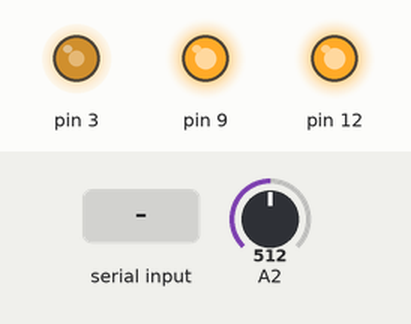
Recording of a sketch running on a simulated Arduino Uno, built with avr-gcc and run on an emulated ATmega328P. On the bench: output pins drawn as LEDs (lit = HIGH). The inputs (shaded band) are chosen by the test bench; at power-on: A2 = 512.

Above: at 1.2 s.
1.3 s: "0;" received over Serial
At 2.1 s:
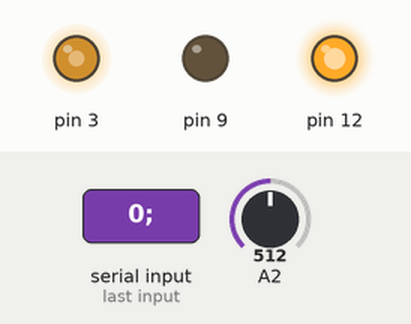
2.8 s: A2 set to 0
At 3.2 s:
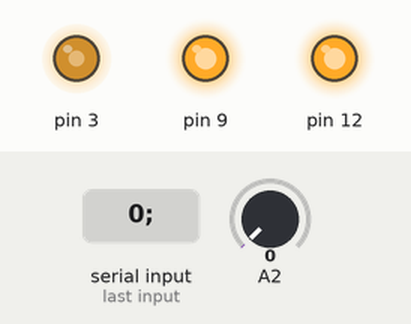
4.3 s: "1;" received over Serial
At 5.5 s:
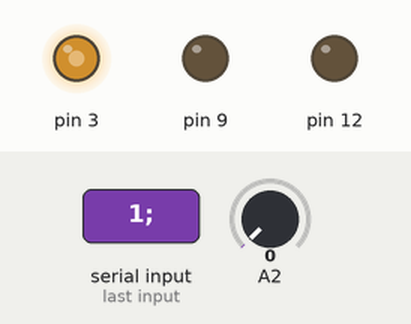
5.8 s: A2 set to 122
At 6.7 s:
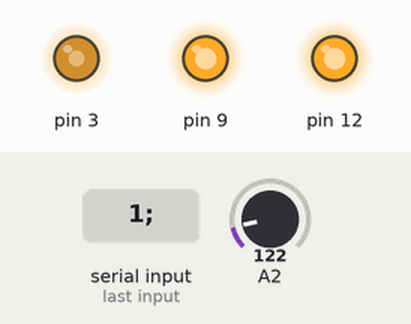
Timing chart, 0 to 8.3 s (numbered marks = the images above; inputs shaded):
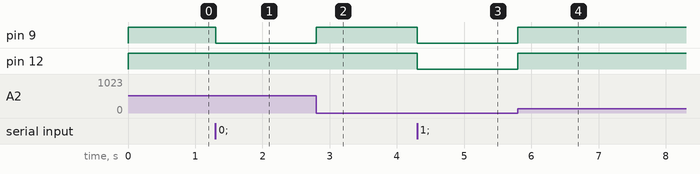

The sketch:

Unity_test_171227.ino
```cpp
#define SPEED1 150
#define SPEED2 255

int slide;
int moving;
int flag;

void setup() {
  Serial.begin(9600);
  // モーターAの制御用ピン設定
  pinMode(12, OUTPUT); // 回転方向 (HIGH/LOW)
  pinMode(9, OUTPUT); // ブレーキ (HIGH/LOW)
  pinMode(3, OUTPUT); // PWMによるスピード制御 (0-255)

  digitalWrite(12, HIGH);
  digitalWrite(9, HIGH);
  analogWrite(3, SPEED1);

  moving = 0;
  flag = 0;
}

void loop() {
  // put your main code here, to run repeatedly:
  //int vr = analogRead(A2); //A2にボリューム部の2ピンを接続。1=5V,0=GND

  if ( Serial.available() ) {
    /*
    char str = Serial.read();
    slide = (int)str - (int)'0';

    //int slide = Serial.read();

    slide = 1024 - slide * 8;
*/
    //key_move(str);

/*
    String sliSpeed = Serial.readStringUntil(';');
    int speedFlag = sliSpeed.toInt();

    if(speedFlag == -1){
      analogWrite(3, SPEED1);
    }else if(speedFlag == -2){
      analogWrite(3, SPEED2);
    }
*/
    String str = Serial.readStringUntil(';');
    slide = str.toInt();
    //Serial.println(num);

    slide_device();
  }
  /*
  if(vr > slide){
    // モーターA: 正転
    digitalWrite(12, HIGH);
    digitalWrite(9, LOW);
    while(vr > slide){
      analogWrite(3, SPEED);
      vr = analogRead(A2);
    }
    digitalWrite(12, HIGH);
    digitalWrite(9, HIGH);
  }else if(vr < slide){
    // モーターA: 逆転
    digitalWrite(12, LOW);
    digitalWrite(9, LOW);
   while(vr < slide){
      analogWrite(3, SPEED);
      vr = analogRead(A2);
    }
    digitalWrite(12, HIGH);
    digitalWrite(9, HIGH);
  }else{
    digitalWrite(12, HIGH);
    digitalWrite(9, HIGH);
  }
  analogWrite(3, SPEED);
  delay(10);
  */
}

void slide_device(){
  int vr = analogRead(A2); //A2にボリューム部の2ピンを接続。1=5V,0=GND

  if(vr > slide){
    // モーターA: 正転
    digitalWrite(12, HIGH);
    digitalWrite(9, LOW);
    while(vr > slide){
      //analogWrite(3, SPEED);
      vr = analogRead(A2);
    }
    digitalWrite(12, HIGH);
    digitalWrite(9, HIGH);
  }else if(vr < slide){
    // モーターA: 逆転
    digitalWrite(12, LOW);
    digitalWrite(9, LOW);
   while(vr < slide){
      //analogWrite(3, SPEED);
      vr = analogRead(A2);
    }
    digitalWrite(12, HIGH);
    digitalWrite(9, HIGH);
  }else{
    digitalWrite(12, HIGH);
    digitalWrite(9, HIGH);
  }
  analogWrite(3, SPEED1);
  delay(5);
}

void key_move(char mode){
  int vr = analogRead(A2); //A2にボリューム部の2ピンを接続。1=5V,0=GND

  switch (mode) {
    case '0' :
      digitalWrite(12, HIGH);
      digitalWrite(9, LOW);
      while(vr > 0){
        analogWrite(3, SPEED1);
        vr = analogRead(A2);
      }
      digitalWrite(12, HIGH);
      digitalWrite(9, HIGH);
      analogWrite(3, SPEED1);
      break;
    case '1' :
      digitalWrite(12, LOW);
      digitalWrite(9, LOW);
      while(vr < 512){
        analogWrite(3, SPEED1);
        vr = analogRead(A2);
      }
      digitalWrite(12, HIGH);
      digitalWrite(9, HIGH);
      analogWrite(3, SPEED1);
      break;
    case '2' :
      digitalWrite(12, HIGH);
      digitalWrite(9, HIGH);
      break;
  }

  delay(10);
}
```

Measured:
- after the input at 1.3 s, pin 9: HIGH → LOW at once
- after the input at 2.8 s, pin 9: LOW → HIGH at once
- after the input at 4.3 s, pin 9, pin 12: HIGH → LOW at once
- after the input at 5.8 s, pin 9, pin 12: LOW → HIGH at once
